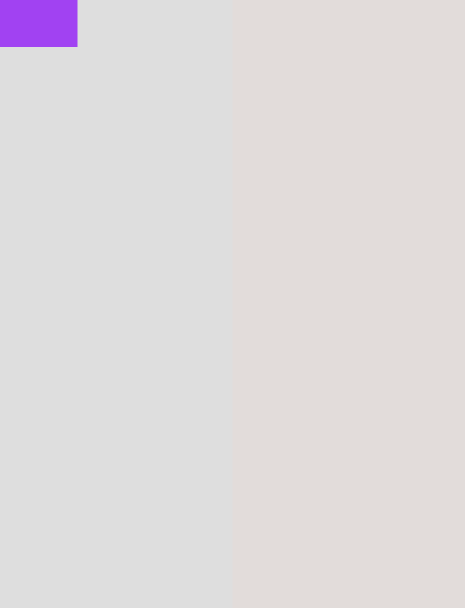
Frame 1 (no input)
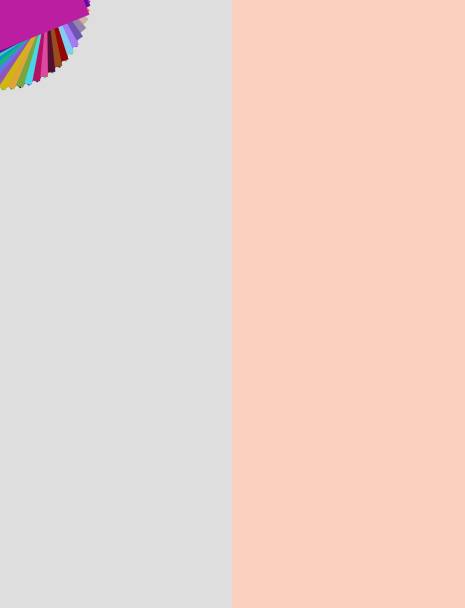
Frame 60 (the mouse pressed at the canvas centre just before this capture)
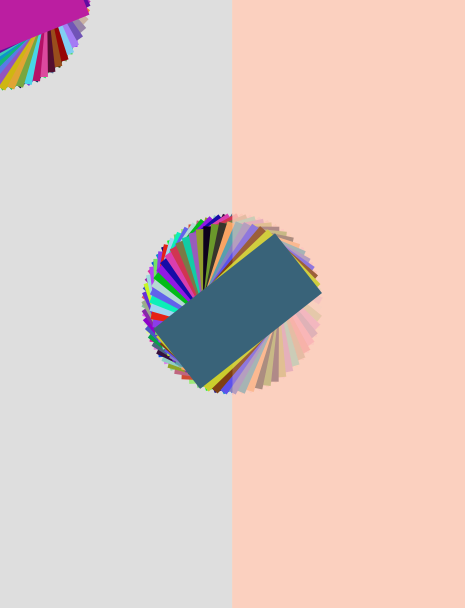
Frame 120 (the mouse held since frame 60 and released just before this capture)

The Processing sketch that drew these frames (run headless with seeded random() and noise(); from frame 60 on, the mouse is pressed at the canvas centre):

// Processing sketch: processing_103908
// ── processing_103908.pde

float r = 0;

void setup() {
  size (465, 608);
  background (#DEDEDE);
  
}

  void draw() {
    
    
    rectMode(CENTER);
    fill(#FCCDB8, 30);
    noStroke();
    rect(width/1, height/2, width, height);
    
    //rect(width/1, height/2, width, height);
    
   //rectMode(CENTER);
    fill(random(250), random(255), random(255));
    translate(mouseX, mouseY);
    noStroke();
    smooth();
    rotate(r);
    rect(0, 9, width/3, height/8);
    
    r = r + 0.1;
    
  }
